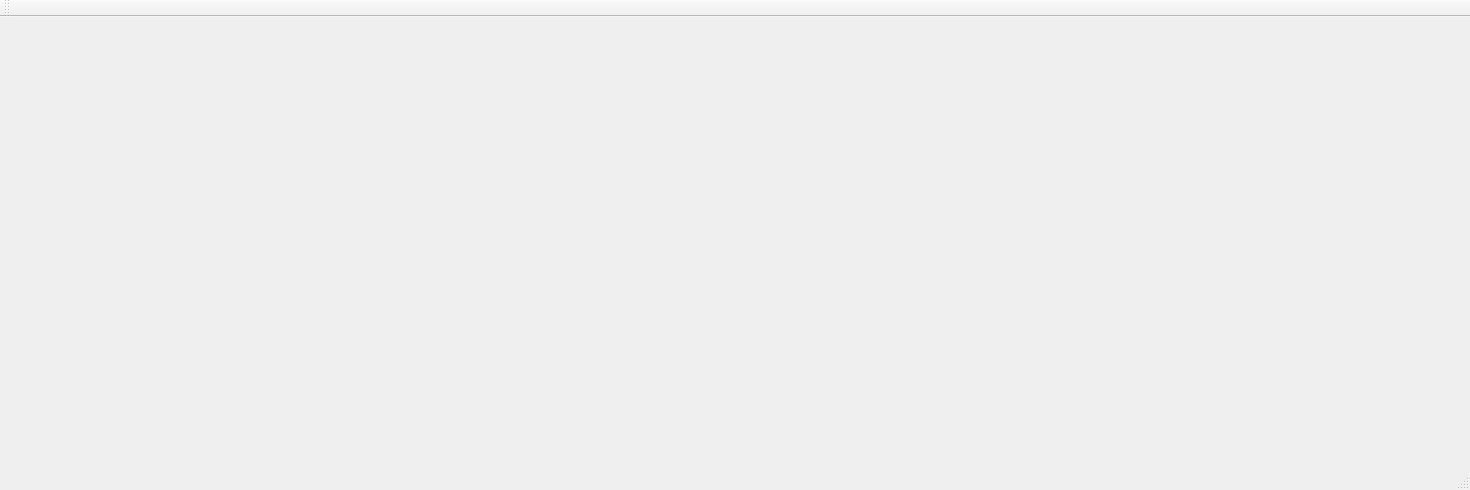
<?xml version="1.0" encoding="UTF-8"?>
<ui version="4.0">
 <class>VisualHandGestureRecognitionClass</class>
 <widget class="QMainWindow" name="VisualHandGestureRecognitionClass">
  <property name="geometry">
   <rect>
    <x>0</x>
    <y>0</y>
    <width>1470</width>
    <height>490</height>
   </rect>
  </property>
  <property name="windowTitle">
   <string>VisualHandGestureRecognition</string>
  </property>
  <widget class="QWidget" name="centralWidget">
   <widget class="QLabel" name="label_show_color">
    <property name="geometry">
     <rect>
      <x>10</x>
      <y>10</y>
      <width>640</width>
      <height>480</height>
     </rect>
    </property>
    <property name="text">
     <string/>
    </property>
   </widget>
   <widget class="QLabel" name="label_show_depth">
    <property name="geometry">
     <rect>
      <x>820</x>
      <y>10</y>
      <width>640</width>
      <height>480</height>
     </rect>
    </property>
    <property name="text">
     <string/>
    </property>
   </widget>
   <widget class="QLabel" name="label_show_hand_gesture">
    <property name="geometry">
     <rect>
      <x>660</x>
      <y>120</y>
      <width>151</width>
      <height>191</height>
     </rect>
    </property>
    <property name="text">
     <string/>
    </property>
   </widget>
   <widget class="QLabel" name="label_hand_gesture_num">
    <property name="geometry">
     <rect>
      <x>660</x>
      <y>330</y>
      <width>151</width>
      <height>41</height>
     </rect>
    </property>
    <property name="text">
     <string/>
    </property>
    <property name="alignment">
     <set>Qt::AlignCenter</set>
    </property>
    <property name="wordWrap">
     <bool>false</bool>
    </property>
   </widget>
  </widget>
  <widget class="QMenuBar" name="menuBar">
   <property name="geometry">
    <rect>
     <x>0</x>
     <y>0</y>
     <width>1470</width>
     <height>21</height>
    </rect>
   </property>
  </widget>
  <widget class="QToolBar" name="mainToolBar">
   <attribute name="toolBarArea">
    <enum>TopToolBarArea</enum>
   </attribute>
   <attribute name="toolBarBreak">
    <bool>false</bool>
   </attribute>
  </widget>
  <widget class="QStatusBar" name="statusBar"/>
 </widget>
 <layoutdefault spacing="6" margin="11"/>
 <resources>
  <include location="VisualHandGestureRecognition.qrc"/>
 </resources>
 <connections/>
</ui>
